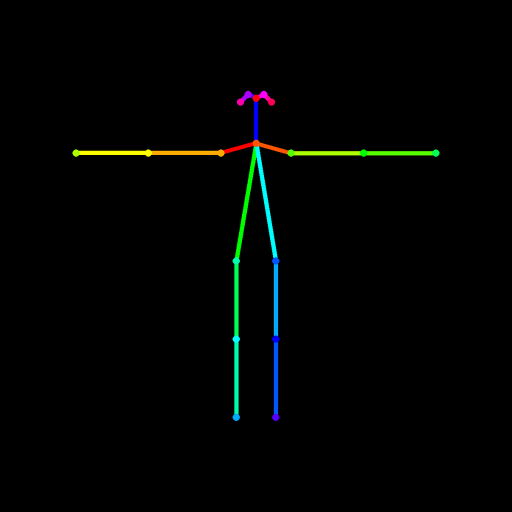
#> input picture scripts/_front_tpose_skeleton.png, 1024 x 1024 px (shown at 1/2 size)
$ python -i recolor_core.py   (imports and definitions only)
#> lines starting #> are read from the running program, lines starting #| are printed output that depends on the picture; after the words box and inside, x2 and y2 are one past the last pixel; in counts of white or black regions, pixels touching at a corner belong together
#> further down, picture is the input picture: PIL image 1024x1024 RGB; mean R, G, B 1.4, 3.2, 1.9
"""
FabMesh — Recolorier : noyau partage (recolor_core.py)
======================================================

Detecte la partie nommee puis la recolore par un virage HSV qui PRESERVE la
luminance : les plis, les ombres et la matiere restent intacts, seule la
teinte change. C'est ce qui distingue l'outil d'un img2img qui, lui,
redessine.

POURQUOI CE FICHIER. L'outil n'existait QUE sur le bureau — le panneau web
n'avait ni le bouton ni la modale, faute de service correspondant. Le cœur
est pourtant du pur numpy une fois le masque obtenu, et CLIPSeg tourne deja
sur Modal pour l'Auto Inpaint : il n'y avait aucun modele a ajouter, juste du
code a ne pas dupliquer de travers.

DEUX CHEMINS. Un mot de couleur simple (« cape rouge ») prend la voie HSV
ci-dessous. Une MATIERE (« rusty metal », « cuir vieilli ») ou un style
(« sunset gradient ») passe par un re-rendu ControlNet-Tile masque par
CLIPSeg : depuis le 2026-09-30 aussi sur Modal (modal_app/_recolor.py,
generate_tile) ; la route et les reglages sont dans le noyau partage.

PARITE. Le bloc entre les marqueurs NOYAU PARTAGE est EXTRAIT de
scripts/sdxl_server.py et recopie a l'identique dans modal_app/_recolor.py.
build/check-noyaux-partages.mjs surveille les deux copies (--sync recopie).
Detection (plusieurs formulations) et recollage a la taille d'origine y
vivent aussi depuis le 2026-09-30 : bureau et Modal font la meme chose.
"""

import os as _os
import sys as _sys
_sys.path.insert(0, _os.path.dirname(_os.path.abspath(__file__)))   # composeur_intention (voisin) : le Python embarque n'ajoute pas ce dossier (24/10)

# --- NOYAU PARTAGE : DEBUT (copie identique dans modal_app/_recolor.py) ---
# Extrait de scripts/sdxl_server.py — ne rien y ajouter qui depende du bureau
# ou de Modal : numpy + PIL seulement (scipy en option : recolor_masque_fond
# s'en passe s'il manque).
import numpy as np
from PIL import Image

_COLOR_LEXICON = {
    'rouge': (0, 1.4, 'chroma'), 'red': (0, 1.4, 'chroma'),
    'orange': (18, 1.4, 'chroma'),
    'jaune': (35, 1.4, 'chroma'), 'yellow': (35, 1.4, 'chroma'),
    'vert': (85, 1.3, 'chroma'), 'verte': (85, 1.3, 'chroma'), 'green': (85, 1.3, 'chroma'),
    'cyan': (128, 1.3, 'chroma'), 'turquoise': (128, 1.3, 'chroma'),
    'bleu': (156, 1.3, 'chroma'), 'bleue': (156, 1.3, 'chroma'), 'blue': (156, 1.3, 'chroma'),
    'violet': (195, 1.3, 'chroma'), 'violette': (195, 1.3, 'chroma'),
    'purple': (195, 1.3, 'chroma'), 'mauve': (200, 1.2, 'chroma'),
    'rose': (227, 1.2, 'chroma'), 'pink': (227, 1.2, 'chroma'),
    'marron': (14, 0.7, 'chroma'), 'brun': (14, 0.7, 'chroma'), 'brune': (14, 0.7, 'chroma'), 'brown': (14, 0.7, 'chroma'),
    'dore': (32, 1.5, 'chroma'), 'dores': (32, 1.5, 'chroma'),
    'doree': (32, 1.5, 'chroma'), 'gold': (32, 1.5, 'chroma'), 'golden': (32, 1.5, 'chroma'),
    'argent': (0, 0.0, 'grey'), 'argente': (0, 0.0, 'grey'), 'argentee': (0, 0.0, 'grey'),
    'silver': (0, 0.0, 'grey'), 'gris': (0, 0.0, 'grey'), 'grise': (0, 0.0, 'grey'),
    'grey': (0, 0.0, 'grey'), 'gray': (0, 0.0, 'grey'),
    'noir': (0, 0.0, 'black'), 'noire': (0, 0.0, 'black'), 'black': (0, 0.0, 'black'),
    'blanc': (0, 0.0, 'white'), 'blanche': (0, 0.0, 'white'), 'white': (0, 0.0, 'white'),
}


def _strip_accents(s):
    import unicodedata
    return ''.join(c for c in unicodedata.normalize('NFD', s) if unicodedata.category(c) != 'Mn')


# [167 lines left out: functions recolor_separer_negations, parse_recolor_prompt, recolor_hsv_masked, recolor_mots_descriptifs, recolor_tile_route, recolor_tile_params and 5 more, not called in this run]


def recolor_masque_fond(img):
    """Fond de STUDIO d'un asset : zone LISSE reliee aux bords de l'image (blanc, gris, BEIGE, degrade et ombre douce compris).
    Masque doux 0..1 (H x W), ou None si l'image n'a pas un tel fond (scene, fond sombre) ou si scipy manque (rien n'est alors
    protege, comme avant).

    2026-10-02 (rapport d'essais du 01/10 : « One part » deborde, halo rose autour du chevalier) : l'ancienne regle ne reconnaissait
    que les fonds NEUTRES clairs (moyenne > 150 et ecart de couleur < 15). Le fond beige du chevalier (ecart ~26) n'etait donc pas
    protege et la teinte coloriait tout autour de la partie. Un fond de studio se reconnait mieux a sa LISSEUR (gradient de luminance
    quasi nul, degrade doux compris) qu'a sa couleur : on garde les pixels lisses, proches de la mediane du pourtour, relies aux bords.
    Les reflets d'acier ou un aplat de l'objet ne sont pas absorbes : ils sont separes du fond par le contour du sujet (fort gradient).
    Mesure sur 5 images reelles : fond du chevalier 77 % (l'ancienne regle : aucun), les autres equivalentes ou meilleures, 0-6 % du
    sujet central classe en fond. L'ancienne regle reste en repli quand la zone lisse couvre moins de 15 % de l'image (image bruitee)."""
    try:
        from scipy import ndimage
    except Exception:
        return None
    a = np.asarray(img.convert('RGB'), dtype=np.float32)
    fond = None
    lum = ndimage.gaussian_filter(a.mean(axis=2), 1.5)
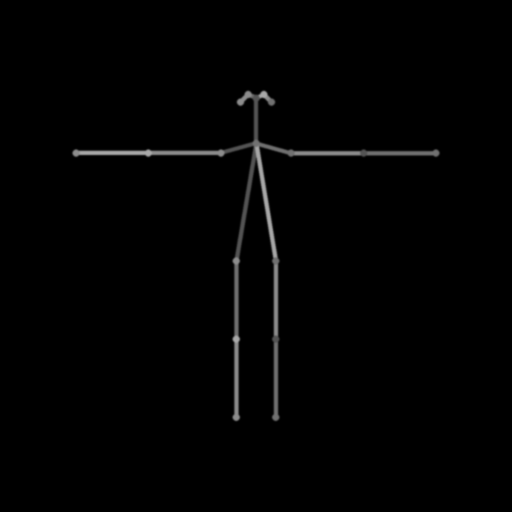
#> lum: shape (1024, 1024) float32 (shown at 1/2 size); min 0, max 170, mean 2.2
    gy, gx = np.gradient(lum)
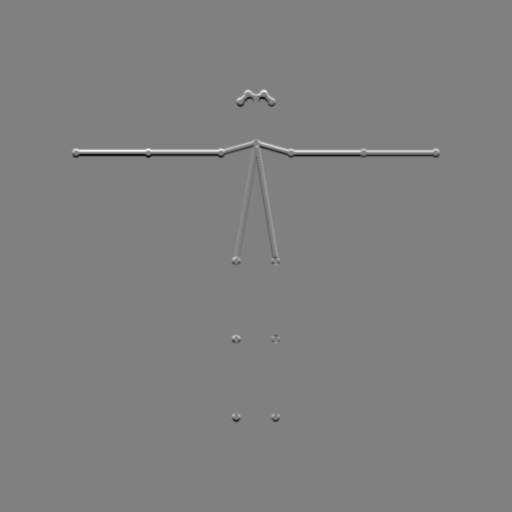
#> gy: shape (1024, 1024) float32 (shown at 1/2 size); min -40.55, max 40, mean 0; drawn with min black and max white
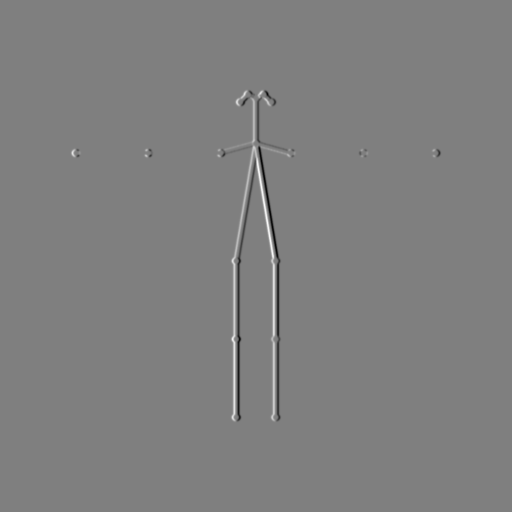
#> gx: shape (1024, 1024) float32 (shown at 1/2 size); min -40.62, max 40.64, mean 0; drawn with min black and max white
    grad = ndimage.uniform_filter(np.hypot(gx, gy), 3) * (max(a.shape[:2]) / 1024.0)     # niveaux par pixel a 1024 px : independant de la taille
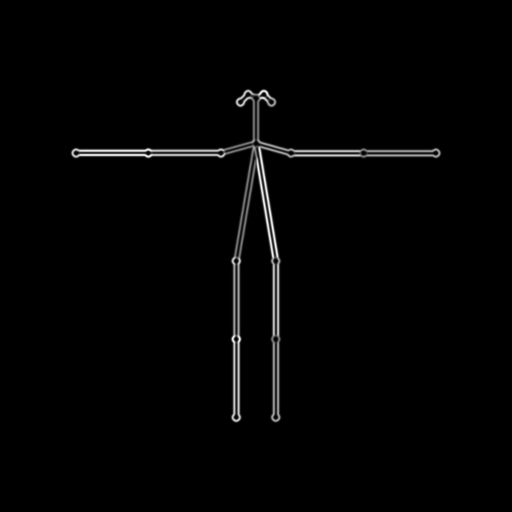
#> grad: shape (1024, 1024) float32 (shown at 1/2 size); min 0, max 37.25, mean 0.5; drawn with min black and max white
    bord = np.concatenate([a[0], a[-1], a[:, 0], a[:, -1]])
    med = np.median(bord, axis=0)
#> med = [0, 0, 0]
    lisse = (grad < 1.6) & (np.abs(a - med).max(axis=2) < 70)
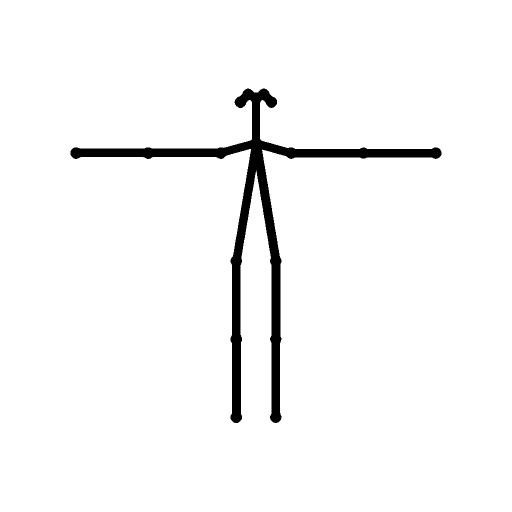
#> lisse: shape (1024, 1024) bool (shown at 1/2 size); 96.6% white; 1 black region, box (x1, y1, x2, y2) and area: (141, 177, 883, 846) 35382
    lab, n = ndimage.label(lisse)
#> n = 1
    if n:
        bords = np.unique(np.concatenate([lab[0], lab[-1], lab[:, 0], lab[:, -1]]))
#> bords = [1]
        f = np.isin(lab, bords[bords > 0])
        if f.mean() >= 0.15:
            # Petites poches NON lisses cernees par le fond (grain du papier, bruit) : le fond aussi. Le sujet, lui, est UNE grande zone
            # (seuil 0,2 % de l'image) : il n'est jamais comble. Sans cela, des taches de teinte restaient dans le cadre autour de la partie.
            reste, nr = ndimage.label(~f)
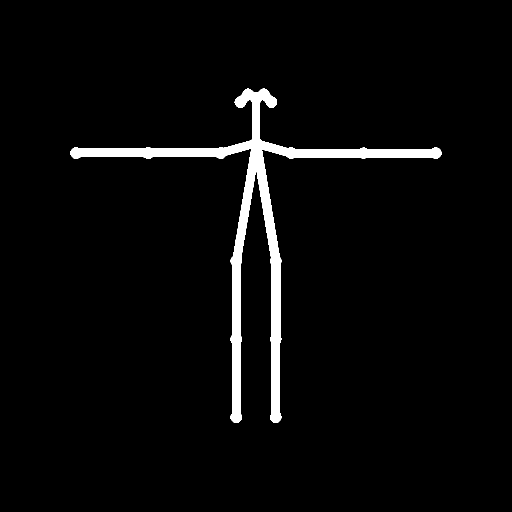
#> reste: shape (1024, 1024) int32 (shown at 1/2 size); values 0 (black) and 1 (white), 3.4% white; 1 white region, box (x1, y1, x2, y2) and area: (141, 177, 883, 846) 35382
#> nr = 1
            if nr:
                tailles = np.bincount(reste.ravel())
#> tailles = [1013194, 35382]
                petites = np.zeros(nr + 1, dtype=bool)
#> petites = [False, False]
                petites[1:] = tailles[1:] < 0.002 * f.size
                f = f | petites[reste]
            fond = f
    if fond is None:                            # repli : ancienne regle (fond neutre clair relie aux bords)
        neutre = (a.mean(axis=2) > 150) & ((a.max(axis=2) - a.min(axis=2)) < 15)
        lab, n = ndimage.label(neutre)
        if not n:
            return None
        bords = np.unique(np.concatenate([lab[0], lab[-1], lab[:, 0], lab[:, -1]]))
        fond = np.isin(lab, bords[bords > 0])
        if fond.mean() < 0.15:                  # pas un fond d'asset
            return None
    fond = ndimage.binary_erosion(fond, iterations=2)
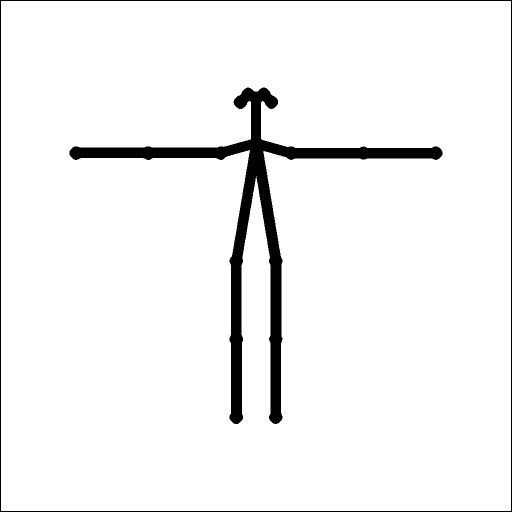
#> fond: shape (1024, 1024) bool (shown at 1/2 size); 95.1% white; 2 black regions, box (x1, y1, x2, y2) and area: (139, 175, 885, 848) 43210, (0, 0, 1024, 1024) 8176
    return ndimage.gaussian_filter(fond.astype(np.float32), 1.5)


# [11 lines left out: function recolor_garder_fond, not called in this run]
# --- NOYAU PARTAGE : FIN ---

>>> from PIL import Image
>>> picture = Image.open('_front_tpose_skeleton.png')
>>> result = recolor_masque_fond(picture)
